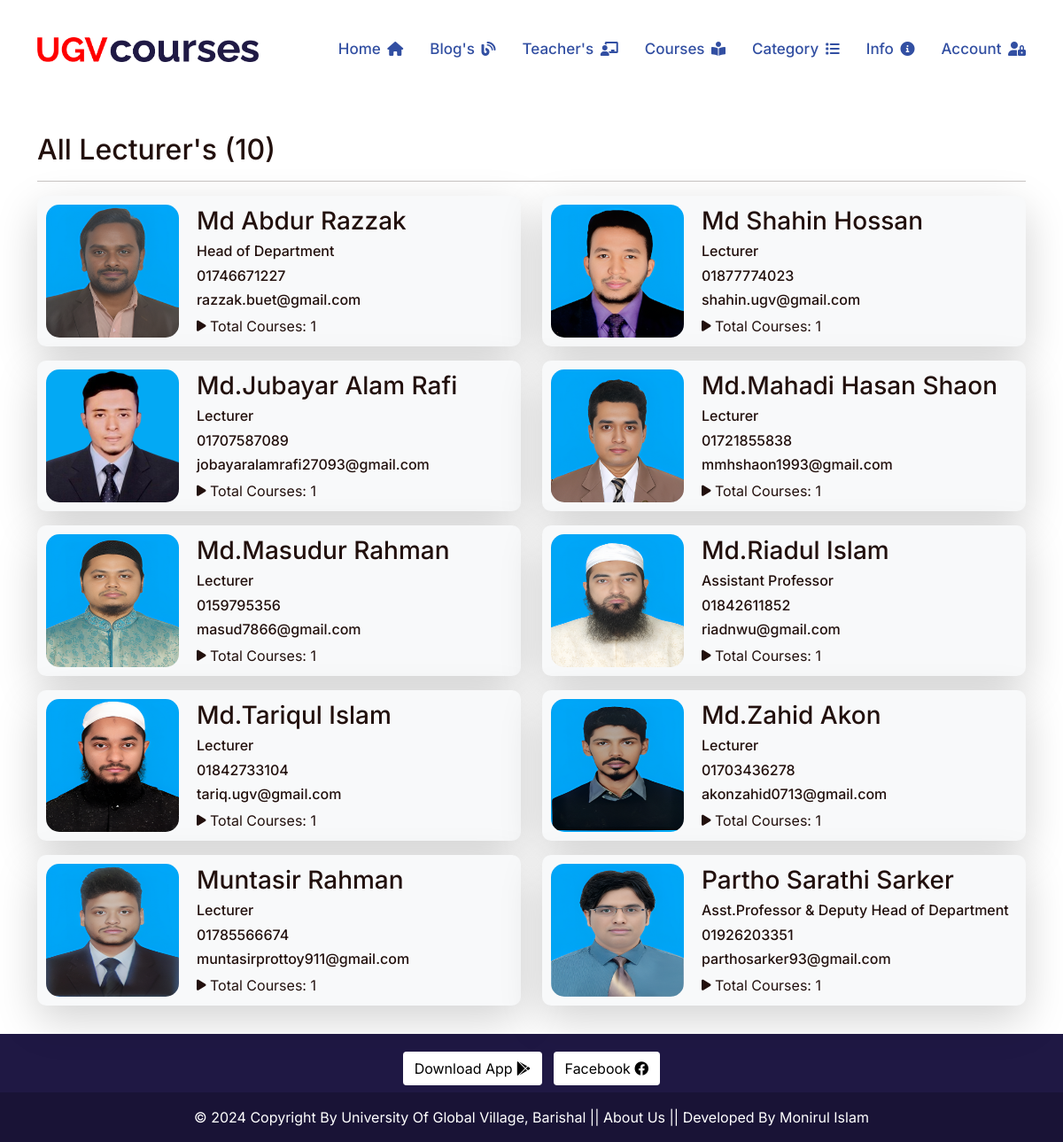
Page /author_list/ on the committed database.
### lms/models.py (models this page shows, shortened)
class Author(models.Model):
    name = models.CharField(max_length=100, unique=True)
    image = models.ImageField(upload_to='author_images/')
    designation = models.CharField(max_length=150)
    phone_regex = RegexValidator(
        regex=r'^\+?1?\d{9,15}$',  # Example regex for international phone numbers
        message="Phone number must be entered in the format: '+880 1XXX NNNNNN'. Up to 15 digits allowed."
    )
    phone_number = models.CharField(validators=[phone_regex], max_length=16, blank=True, null=True)
    email =models.EmailField(max_length=50)
    slug = models.SlugField(null=True, blank=True)

### lms/views.py (the view)
# urls.py: path('author_list/', author_list, name='author_list'),
def author_list(request):
    authors = Author.objects.annotate(total_courses=Count('course_author'))
    author_count = authors.count()
    context = {
        'authors': authors,
        'author_count': author_count,
    }
    return render(request, 'author_list.html', context)

### lms/context_processors.py (called while the page is built)
def get_all_categories(request):
    categories = Category.objects.all()
    category_counts = []
    for category in categories:
        course_count = Course.objects.filter(category=category).count()
        if course_count > 0:  # Only include non-empty categories
            category_counts.append({'category': category, 'course_count': course_count})
    context = {
        "categories":categories,
        "category_counts": category_counts,
    }
    return context

### templates/author_list.html (shortened to what this page needs)
{% extends 'base.html' %}
{% load static %}
{% block content %}
<div class="container" style="margin-top: 150px;">
    <h1>All Lecturer's ({{ author_count }})</h1>
    <hr>
    <div class="row">
        {% for author in authors  %}
            <div class="col-md-6 mb-3 ">
                <a href="{% url 'author_details' author.slug %}" class="author-card text-decoration-none shadow-lg">
                    <div>
                        <img src="{{ author.image.url }}" alt="{{ author.name }} Image">
                    </div>
                    <div class="author-details">
                        <h3>{{ author.name }}</h3>
                        <h6>{{ author.designation }}</h6>
                        <h6>{{ author.phone_number }}</h6>
                        <h6>{{ author.email }} </h6>
                        <span><i class="fa-solid fa-play fa-sm"></i> Total Courses: {{ author.total_courses }} </span>
                    </div>
                </a>
            </div>
        {% endfor %}
    </div>
</div>
{% endblock content %}

### lms/static/assets/css/custom.css (style rules this page uses)
.author-card { display: flex; align-items: center; justify-content: space-between; text-align: left; background-color: #f8f9fa; padding: 10px; border-radius: 10px; transition: background-color 0.3s; }
.author-card img { width: 150px; height: 150px; border-radius: 10%; margin-right: 20px; }
.author-details { flex-grow: 1; }

### rows in the picture
Author: image (picture), name "Md Abdur Razzak", designation "Head of Department", phone_number "01746671227", email "razzak.buet@gmail.com", total_courses "1"
Author: image (picture), name "Md Shahin Hossan", designation "Lecturer", phone_number "01877774023", email "shahin.ugv@gmail.com", total_courses "1"
Author: image (picture), name "Md.Jubayar Alam Rafi", designation "Lecturer", phone_number "01707587089", email "jobayaralamrafi27093@gmail.com", total_courses "1"
Author: image (picture), name "Md.Mahadi Hasan Shaon", designation "Lecturer", phone_number "01721855838", email "mmhshaon1993@gmail.com", total_courses "1"
Author: image (picture), name "Md.Masudur Rahman", designation "Lecturer", phone_number "0159795356", email "masud7866@gmail.com", total_courses "1"
Author: image (picture), name "Md.Riadul Islam", designation "Assistant Professor", phone_number "01842611852", email "riadnwu@gmail.com", total_courses "1"
Author: image (picture), name "Md.Tariqul Islam", designation "Lecturer", phone_number "01842733104", email "tariq.ugv@gmail.com", total_courses "1"
Author: image (picture), name "Md.Zahid Akon", designation "Lecturer", phone_number "01703436278", email "akonzahid0713@gmail.com", total_courses "1"
Author: image (picture), name "Muntasir Rahman", designation "Lecturer", phone_number "01785566674", email "muntasirprottoy911@gmail.com", total_courses "1"
Author: image (picture), name "Partho Sarathi Sarker", designation "Asst.Professor & Deputy Head of Department", phone_number "01926203351", email "parthosarker93@gmail.com", total_courses "1"

### other values in the picture
{{ author_count }} "10"
